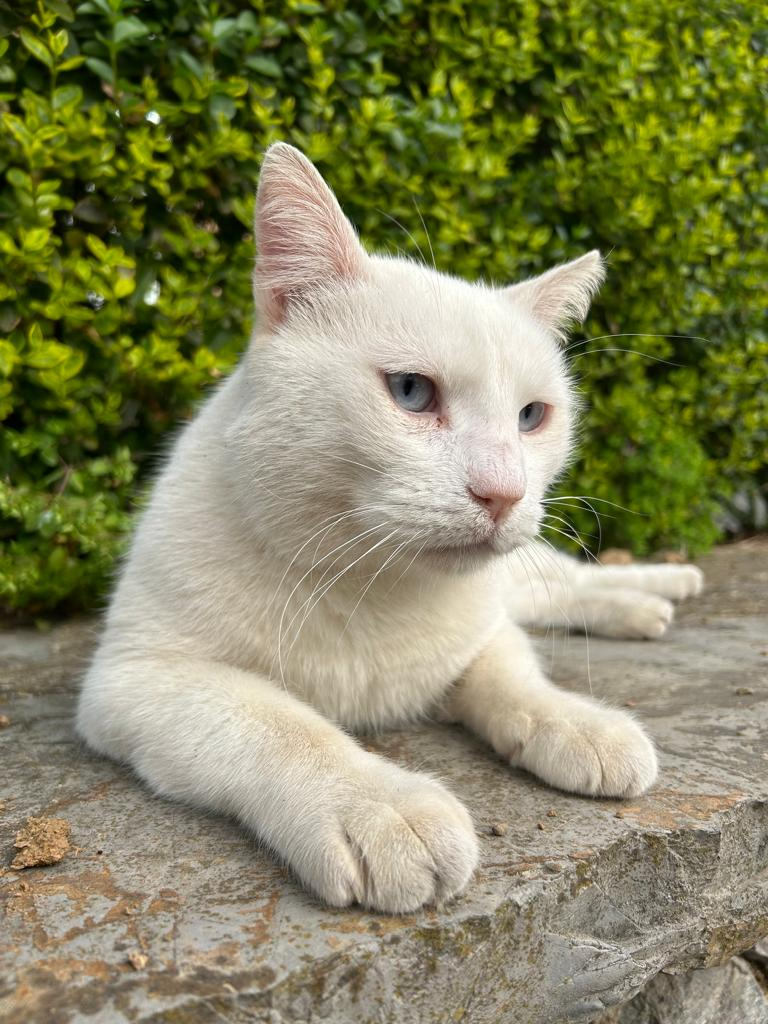
#> input picture AI Lab/cat.jpeg, 768 x 1024 px, given in place of the camera
$ python 07_real_time_filtering.py   (older library calls are emulated)
#> lines starting #> are read from the running program, lines starting #| are printed output that depends on the picture; after the words box and inside, x2 and y2 are one past the last pixel; in counts of white or black regions, pixels touching at a corner belong together
import cv2
import numpy as np

capture = cv2.VideoCapture(0)

while True:
    ret, frame = capture.read()
#> frame is the input picture: shape (1024, 768, 3); mean B, G, R 93.3, 132.5, 132
    # Bring the image to grayscale
    image_gray = cv2.cvtColor(frame, cv2.COLOR_BGR2GRAY)
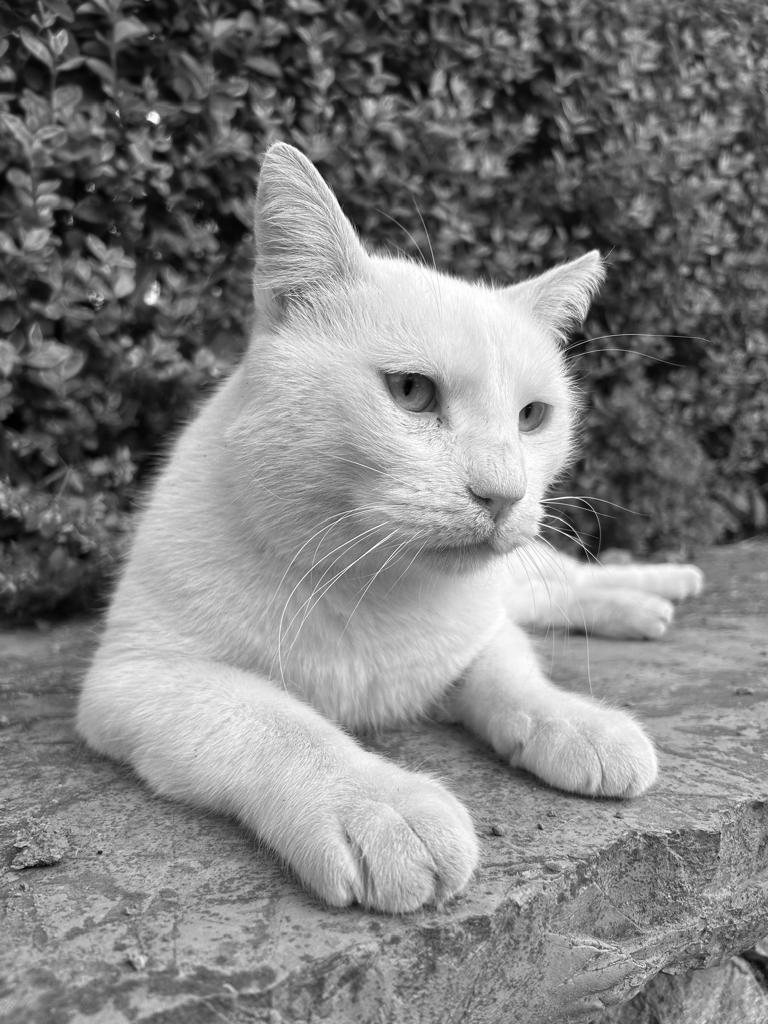
#> image_gray: shape (1024, 768); min 0, max 255, mean 127.9

    # Soft clean the image
    image_gray = cv2.medianBlur(image_gray, 5)

    # Use the Laplacian filter in order to extract the contours
    edges = cv2.Laplacian(image_gray, cv2.CV_8U, ksize=5)
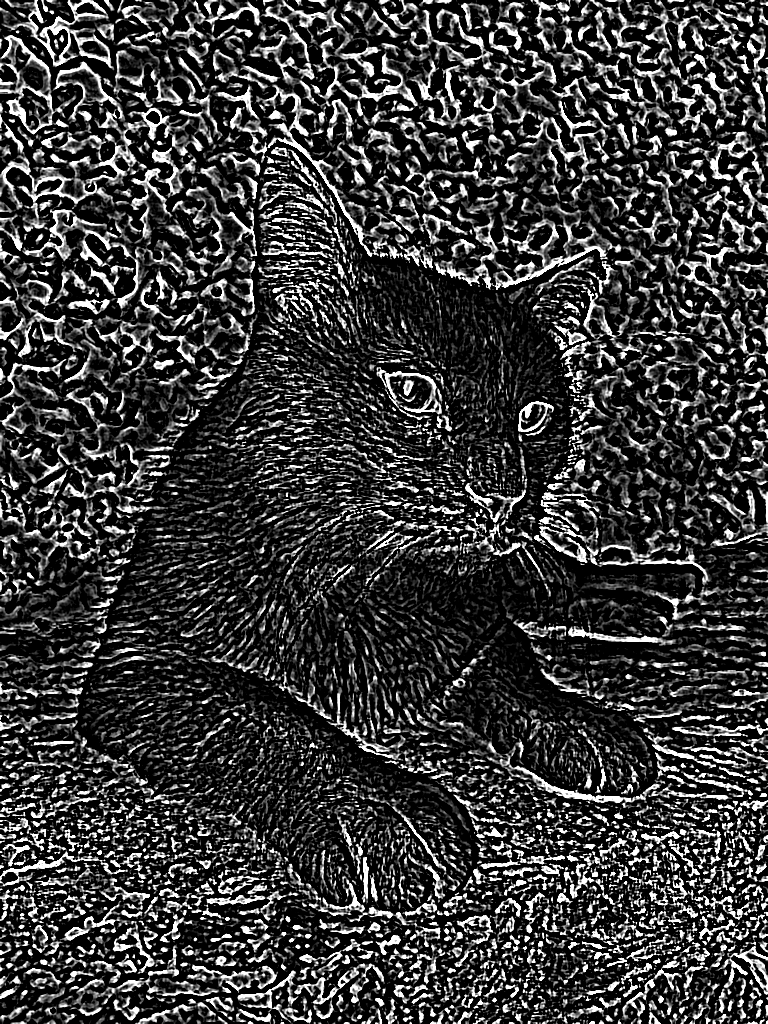
#> edges: shape (1024, 768); min 0, max 255, mean 58.2

    # Threshold the edges in order to get only some valid edges (so with value greater than 70)
    ret, threshold = cv2.threshold(edges, 70, 255, cv2.THRESH_BINARY_INV)
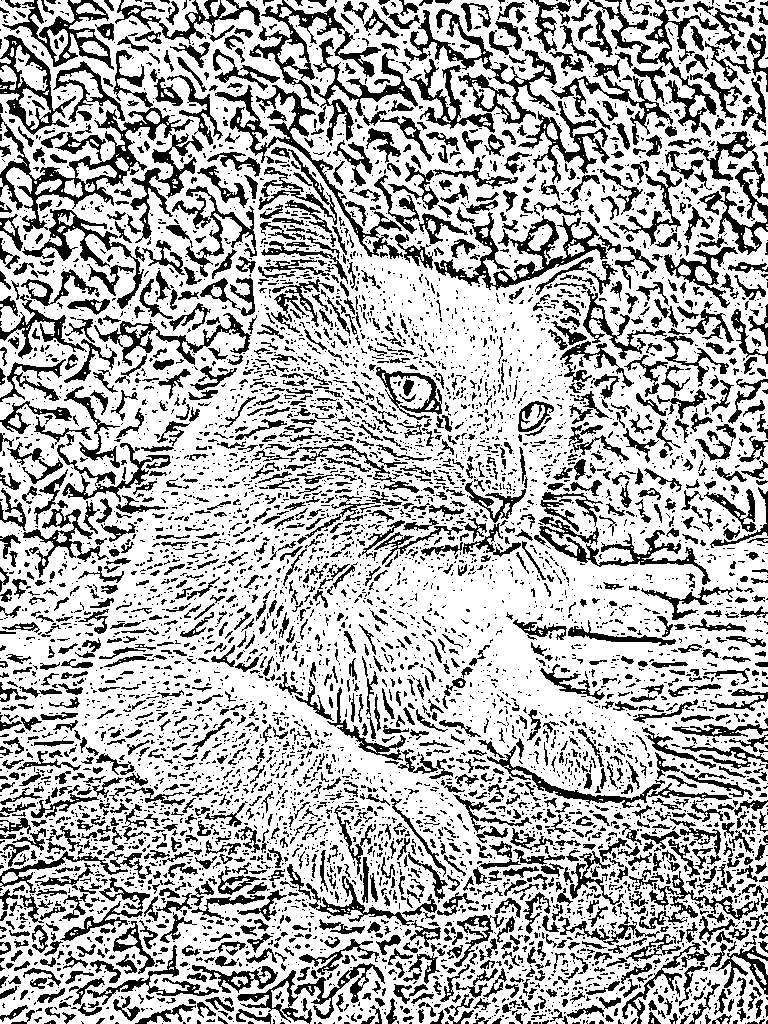
#> threshold: shape (1024, 768); 69.8% white; 6673 black regions (4900 under 20 px), largest, box (x1, y1, x2, y2) and area: (0, 50, 204, 243) 6675, (404, 9, 557, 124) 3238, (434, 212, 608, 290) 3149

    # Now we can extract the colors. We can use the bilateral filter with high values, so that we can keep some edges
    color_image = cv2.bilateralFilter(frame, 10, 250, 250)

    # Put together the two images, so the color and the sketch
    sketch = cv2.cvtColor(threshold, cv2.COLOR_GRAY2BGR)

    # Do the bitwise of the two images and merge the sketch and the color
    final_image = cv2.bitwise_and(color_image, sketch)
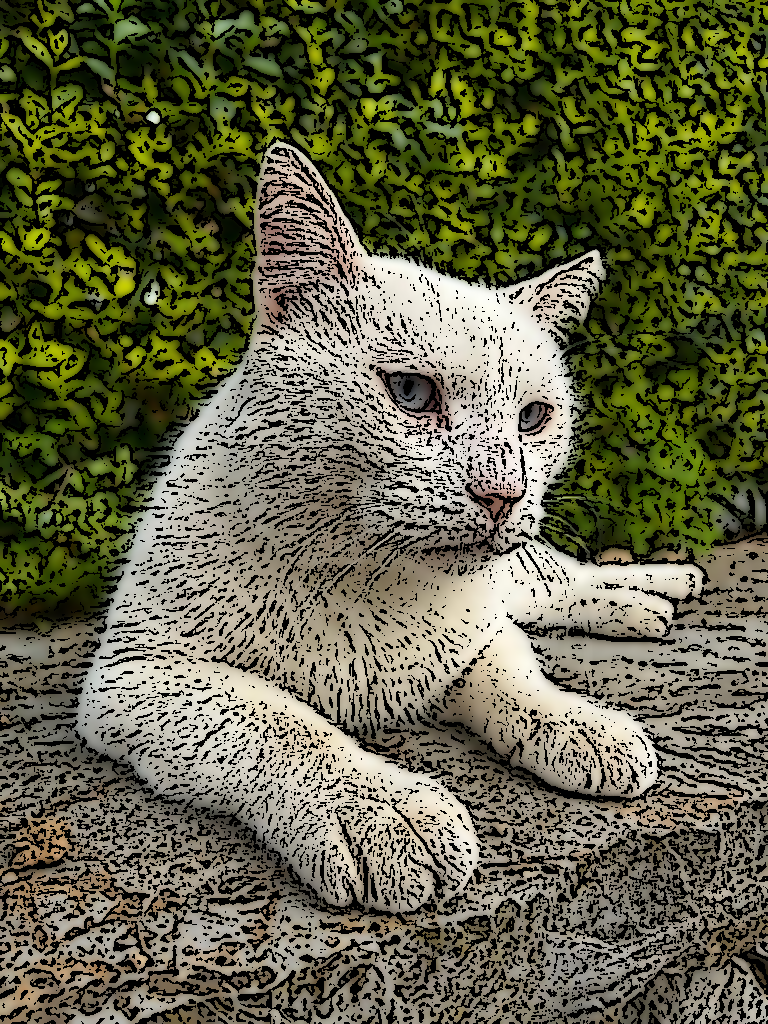
#> final_image: shape (1024, 768, 3); mean B, G, R 70, 97.5, 97.2

    cv2.imshow("Output of camera", final_image)
    k = cv2.waitKey(10)
#> (key q is pressed here)

    if k == ord("q"):
        break

$ run again, on AI Lab/gerry.png
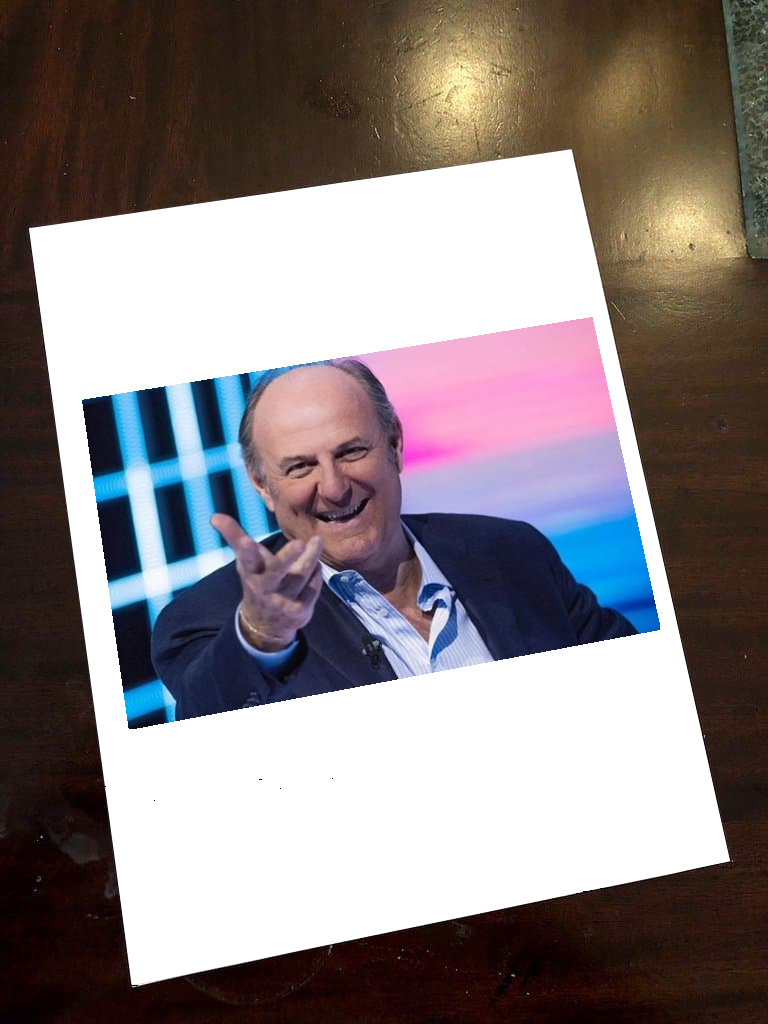
#> input picture AI Lab/gerry.png, 768 x 1024 px, given in place of the camera
#> frame is the input picture: shape (1024, 768, 3); mean B, G, R 130.1, 128.7, 137.2
#> `ret, threshold = cv2.threshold(edges, 70, 255, cv2.THRESH_BINARY_INV)`:
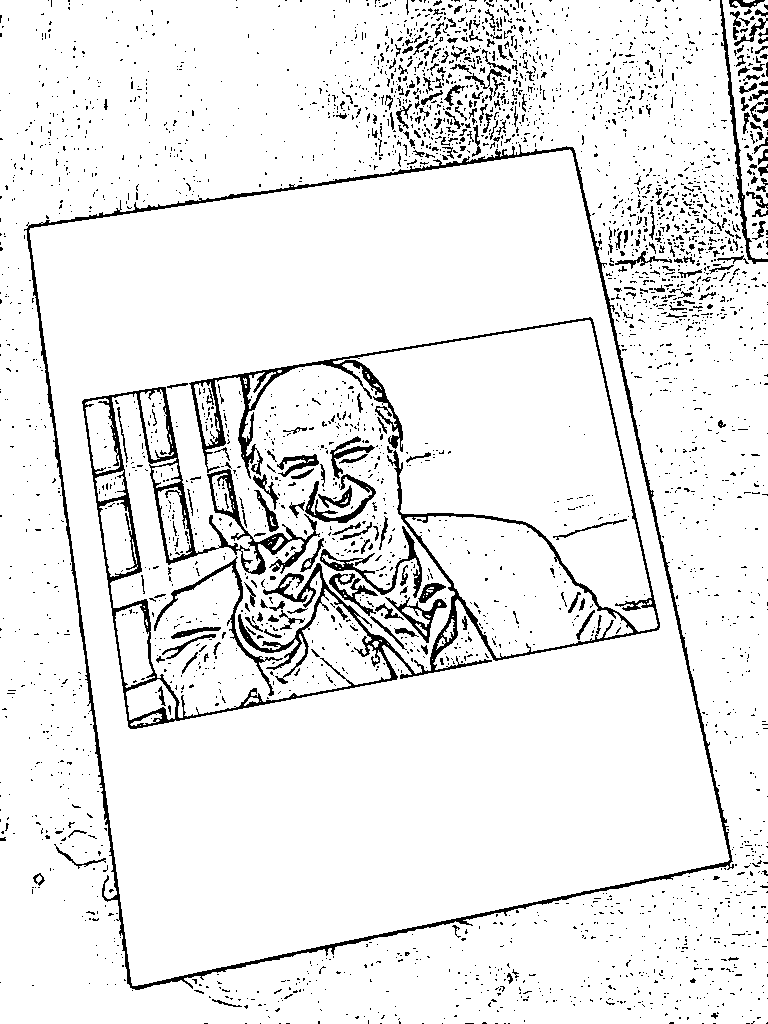
#> threshold: shape (1024, 768); 92.5% white; 3347 black regions (3074 under 20 px), largest, box (x1, y1, x2, y2) and area: (82, 317, 660, 729) 18516, (24, 144, 734, 990) 9175, (320, 526, 422, 598) 1044
#> `final_image = cv2.bitwise_and(color_image, sketch)`:
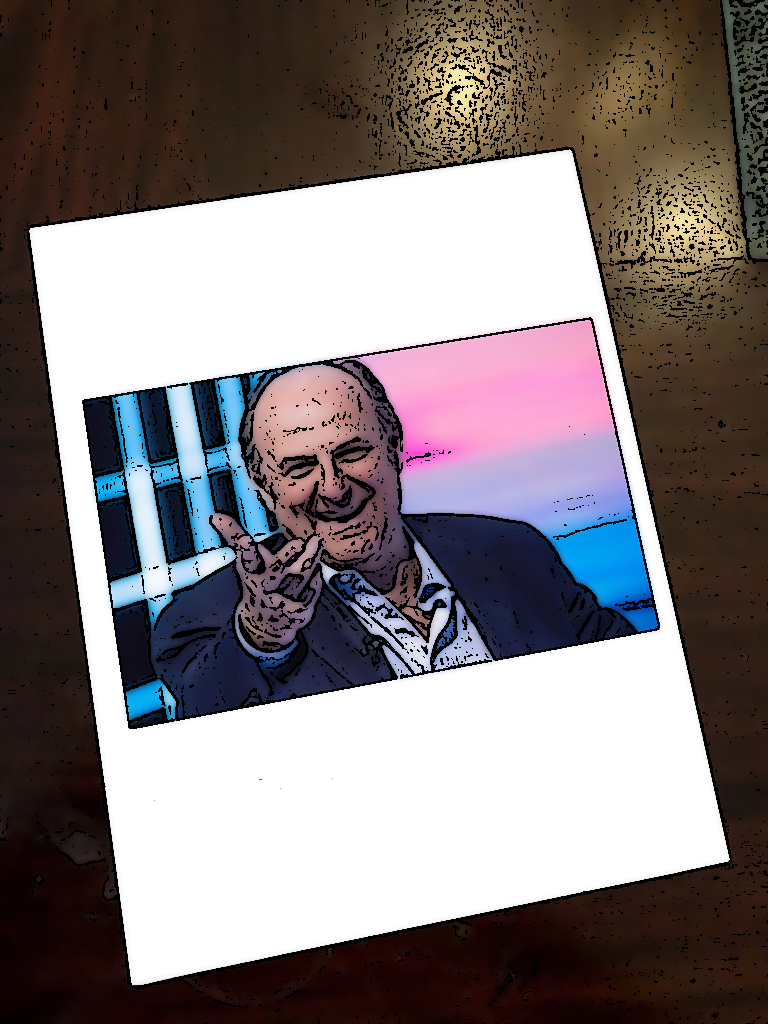
#> final_image: shape (1024, 768, 3); mean B, G, R 123.5, 122.5, 130.9
